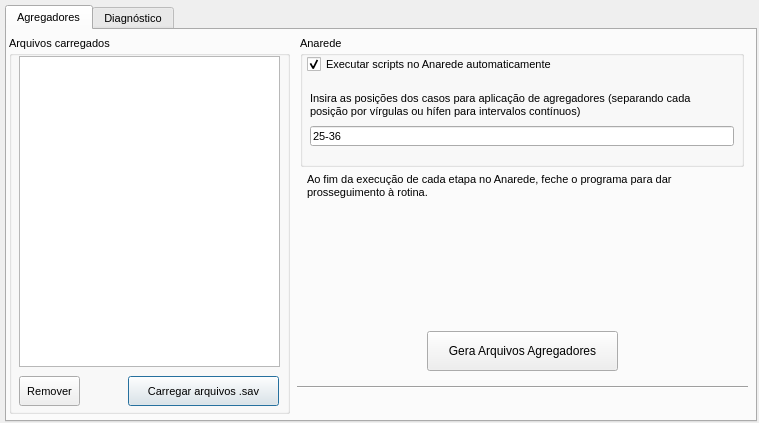
<?xml version="1.0" encoding="UTF-8"?>
<ui version="4.0">
 <author>Samir Ferreira</author>
 <class>Janela</class>
 <widget class="QDialog" name="Janela">
  <property name="geometry">
   <rect>
    <x>0</x>
    <y>0</y>
    <width>759</width>
    <height>423</height>
   </rect>
  </property>
  <property name="windowTitle">
   <string>Diagnóstico PD - Arquivos auxiliares  ─  v1.0 (nov-2020)</string>
  </property>
  <property name="windowIcon">
   <iconset resource="../recursos.qrc">
    <normaloff>:/icones/epe</normaloff>:/icones/epe</iconset>
  </property>
  <widget class="QTabWidget" name="tabWidget">
   <property name="geometry">
    <rect>
     <x>5</x>
     <y>5</y>
     <width>752</width>
     <height>417</height>
    </rect>
   </property>
   <property name="font">
    <font>
     <pointsize>8</pointsize>
    </font>
   </property>
   <property name="whatsThis">
    <string>&lt;html&gt;&lt;head/&gt;&lt;body&gt;&lt;p&gt;&lt;br/&gt;&lt;/p&gt;&lt;/body&gt;&lt;/html&gt;</string>
   </property>
   <property name="currentIndex">
    <number>0</number>
   </property>
   <widget class="QWidget" name="tab_agreg">
    <attribute name="title">
     <string>Agregadores</string>
    </attribute>
    <widget class="QGroupBox" name="groupBox_arqvs_carregados_agreg">
     <property name="geometry">
      <rect>
       <x>2</x>
       <y>6</y>
       <width>281</width>
       <height>378</height>
      </rect>
     </property>
     <property name="title">
      <string>Arquivos carregados</string>
     </property>
     <widget class="QListView" name="listView_arqv_carregados_agreg">
      <property name="geometry">
       <rect>
        <x>10</x>
        <y>20</y>
        <width>261</width>
        <height>311</height>
       </rect>
      </property>
      <property name="cursor" stdset="0">
       <cursorShape>PointingHandCursor</cursorShape>
      </property>
      <property name="whatsThis">
       <string>&lt;html&gt;&lt;head/&gt;&lt;body&gt;&lt;p&gt;Lista de casos carregados (.pwf/.sav) com base nos quais serão gerados os dados de agregadores.&lt;/p&gt;&lt;/body&gt;&lt;/html&gt;</string>
      </property>
      <property name="selectionMode">
       <enum>QAbstractItemView::ExtendedSelection</enum>
      </property>
     </widget>
     <widget class="QPushButton" name="pushButton_carrega_arqvs_agreg">
      <property name="geometry">
       <rect>
        <x>119</x>
        <y>340</y>
        <width>151</width>
        <height>30</height>
       </rect>
      </property>
      <property name="whatsThis">
       <string>&lt;html&gt;&lt;head/&gt;&lt;body&gt;&lt;p&gt;Permite selecionar e carregar arquivos .pwf/.sav nos quais se deseja aplicar os dados de agregadores.&lt;/p&gt;&lt;/body&gt;&lt;/html&gt;</string>
      </property>
      <property name="text">
       <string>Carregar arquivos .sav</string>
      </property>
      <property name="icon">
       <iconset resource="../recursos.qrc">
        <normaloff>:/icones/sav</normaloff>:/icones/sav</iconset>
      </property>
     </widget>
     <widget class="QPushButton" name="pushButton_remover_agreg">
      <property name="geometry">
       <rect>
        <x>10</x>
        <y>340</y>
        <width>61</width>
        <height>30</height>
       </rect>
      </property>
      <property name="text">
       <string>Remover</string>
      </property>
     </widget>
    </widget>
    <widget class="QCheckBox" name="cb_anarede">
     <property name="geometry">
      <rect>
       <x>300</x>
       <y>26</y>
       <width>263</width>
       <height>17</height>
      </rect>
     </property>
     <property name="text">
      <string>Executar scripts no Anarede automaticamente</string>
     </property>
     <property name="icon">
      <iconset resource="../recursos.qrc">
       <normaloff>:/icones/anarede</normaloff>:/icones/anarede</iconset>
     </property>
     <property name="checked">
      <bool>true</bool>
     </property>
    </widget>
    <widget class="QGroupBox" name="groupBox">
     <property name="geometry">
      <rect>
       <x>293</x>
       <y>6</y>
       <width>444</width>
       <height>131</height>
      </rect>
     </property>
     <property name="whatsThis">
      <string>Seleciona aplicação automática dos scripts de agregadores no histórico selecionado. Caso seja deixada deselecionada apenas gera os scripts de agregadores, para posterior aplicação.</string>
     </property>
     <property name="title">
      <string>Anarede</string>
     </property>
     <widget class="QLineEdit" name="le_posicoes">
      <property name="geometry">
       <rect>
        <x>10</x>
        <y>90</y>
        <width>424</width>
        <height>20</height>
       </rect>
      </property>
      <property name="text">
       <string>25-36</string>
      </property>
     </widget>
     <widget class="QLabel" name="label">
      <property name="geometry">
       <rect>
        <x>10</x>
        <y>53</y>
        <width>421</width>
        <height>31</height>
       </rect>
      </property>
      <property name="text">
       <string>Insira as posições dos casos para aplicação de agregadores (separando cada posição por vírgulas ou hífen para intervalos contínuos)</string>
      </property>
      <property name="wordWrap">
       <bool>true</bool>
      </property>
     </widget>
    </widget>
    <widget class="QPushButton" name="pushButton_saida_agreg">
     <property name="geometry">
      <rect>
       <x>420</x>
       <y>301</y>
       <width>191</width>
       <height>40</height>
      </rect>
     </property>
     <property name="font">
      <font>
       <pointsize>9</pointsize>
      </font>
     </property>
     <property name="whatsThis">
      <string extracomment="Gera a tabela de contingências no formato .xlsx">&lt;html&gt;&lt;head/&gt;&lt;body&gt;&lt;p&gt;Inicia rotina para geração e aplicação de dados de agregadores nos casos selecionados. &lt;/p&gt;&lt;/body&gt;&lt;/html&gt;</string>
     </property>
     <property name="text">
      <string>Gera Arquivos Agregadores</string>
     </property>
     <property name="icon">
      <iconset resource="../recursos.qrc">
       <normaloff>:/icones/doc</normaloff>:/icones/doc</iconset>
     </property>
    </widget>
    <widget class="Line" name="line_4">
     <property name="geometry">
      <rect>
       <x>290</x>
       <y>347</y>
       <width>451</width>
       <height>20</height>
      </rect>
     </property>
     <property name="orientation">
      <enum>Qt::Horizontal</enum>
     </property>
    </widget>
    <widget class="QLabel" name="label_agreg">
     <property name="geometry">
      <rect>
       <x>290</x>
       <y>365</y>
       <width>441</width>
       <height>20</height>
      </rect>
     </property>
     <property name="font">
      <font>
       <pointsize>8</pointsize>
      </font>
     </property>
     <property name="layoutDirection">
      <enum>Qt::LeftToRight</enum>
     </property>
     <property name="text">
      <string/>
     </property>
     <property name="alignment">
      <set>Qt::AlignBottom|Qt::AlignRight|Qt::AlignTrailing</set>
     </property>
    </widget>
    <widget class="QLabel" name="label_instrucao">
     <property name="geometry">
      <rect>
       <x>300</x>
       <y>130</y>
       <width>431</width>
       <height>51</height>
      </rect>
     </property>
     <property name="text">
      <string>Ao fim da execução de cada etapa no Anarede, feche o programa para dar prosseguimento à rotina.</string>
     </property>
     <property name="wordWrap">
      <bool>true</bool>
     </property>
    </widget>
    <zorder>groupBox</zorder>
    <zorder>groupBox_arqvs_carregados_agreg</zorder>
    <zorder>cb_anarede</zorder>
    <zorder>pushButton_saida_agreg</zorder>
    <zorder>line_4</zorder>
    <zorder>label_agreg</zorder>
    <zorder>label_instrucao</zorder>
   </widget>
   <widget class="QWidget" name="tab_diag">
    <attribute name="title">
     <string>Diagnóstico</string>
    </attribute>
    <widget class="QLabel" name="label_loading">
     <property name="geometry">
      <rect>
       <x>299</x>
       <y>359</y>
       <width>281</width>
       <height>20</height>
      </rect>
     </property>
     <property name="font">
      <font>
       <pointsize>8</pointsize>
      </font>
     </property>
     <property name="layoutDirection">
      <enum>Qt::LeftToRight</enum>
     </property>
     <property name="text">
      <string/>
     </property>
     <property name="alignment">
      <set>Qt::AlignBottom|Qt::AlignRight|Qt::AlignTrailing</set>
     </property>
    </widget>
    <widget class="QGroupBox" name="groupBox_filtros">
     <property name="geometry">
      <rect>
       <x>293</x>
       <y>6</y>
       <width>445</width>
       <height>281</height>
      </rect>
     </property>
     <property name="whatsThis">
      <string>&lt;html&gt;&lt;head/&gt;&lt;body&gt;&lt;p&gt;Área de seleção de filtros para listagem de barras e circuitos a serem monitorados e contingenciados nas análises. Do universo de barras e circuitos constantes nos arquivos .pwf carregados, apenas os que passarem no filtro definido aqui constarão nos arquivos resultantes. &lt;/p&gt;&lt;/body&gt;&lt;/html&gt;</string>
     </property>
     <property name="title">
      <string>Filtros</string>
     </property>
     <widget class="QGroupBox" name="groupBox_v_monitora">
      <property name="geometry">
       <rect>
        <x>154</x>
        <y>20</y>
        <width>281</width>
        <height>121</height>
       </rect>
      </property>
      <property name="title">
       <string>Tensões - Monitorar</string>
      </property>
      <widget class="QCheckBox" name="cb_l69m">
       <property name="geometry">
        <rect>
         <x>10</x>
         <y>50</y>
         <width>61</width>
         <height>17</height>
        </rect>
       </property>
       <property name="text">
        <string>&lt;69 kV</string>
       </property>
      </widget>
      <widget class="QCheckBox" name="cb_88m">
       <property name="geometry">
        <rect>
         <x>10</x>
         <y>70</y>
         <width>61</width>
         <height>17</height>
        </rect>
       </property>
       <property name="text">
        <string> 88 kV</string>
       </property>
       <property name="checked">
        <bool>true</bool>
       </property>
      </widget>
      <widget class="QCheckBox" name="cb_115m">
       <property name="geometry">
        <rect>
         <x>70</x>
         <y>70</y>
         <width>61</width>
         <height>17</height>
        </rect>
       </property>
       <property name="text">
        <string>115 kV</string>
       </property>
       <property name="checked">
        <bool>true</bool>
       </property>
      </widget>
      <widget class="QCheckBox" name="cb_138m">
       <property name="geometry">
        <rect>
         <x>10</x>
         <y>90</y>
         <width>61</width>
         <height>17</height>
        </rect>
       </property>
       <property name="text">
        <string>138 kV</string>
       </property>
       <property name="checked">
        <bool>true</bool>
       </property>
      </widget>
      <widget class="QCheckBox" name="cb_161m">
       <property name="geometry">
        <rect>
         <x>70</x>
         <y>90</y>
         <width>61</width>
         <height>17</height>
        </rect>
       </property>
       <property name="text">
        <string>161 kV</string>
       </property>
       <property name="checked">
        <bool>true</bool>
       </property>
      </widget>
      <widget class="Line" name="line">
       <property name="geometry">
        <rect>
         <x>130</x>
         <y>50</y>
         <width>20</width>
         <height>61</height>
        </rect>
       </property>
       <property name="orientation">
        <enum>Qt::Vertical</enum>
       </property>
      </widget>
      <widget class="QCheckBox" name="cb_230m">
       <property name="geometry">
        <rect>
         <x>160</x>
         <y>50</y>
         <width>61</width>
         <height>17</height>
        </rect>
       </property>
       <property name="text">
        <string>230 kV</string>
       </property>
       <property name="checked">
        <bool>true</bool>
       </property>
      </widget>
      <widget class="QCheckBox" name="cb_440m">
       <property name="geometry">
        <rect>
         <x>160</x>
         <y>70</y>
         <width>61</width>
         <height>17</height>
        </rect>
       </property>
       <property name="text">
        <string>440 kV</string>
       </property>
       <property name="checked">
        <bool>true</bool>
       </property>
      </widget>
      <widget class="QCheckBox" name="cb_345m">
       <property name="geometry">
        <rect>
         <x>220</x>
         <y>50</y>
         <width>61</width>
         <height>17</height>
        </rect>
       </property>
       <property name="text">
        <string>345 kV</string>
       </property>
       <property name="checked">
        <bool>true</bool>
       </property>
      </widget>
      <widget class="QCheckBox" name="cb_525m">
       <property name="geometry">
        <rect>
         <x>160</x>
         <y>90</y>
         <width>61</width>
         <height>17</height>
        </rect>
       </property>
       <property name="text">
        <string>525 kV</string>
       </property>
       <property name="checked">
        <bool>true</bool>
       </property>
      </widget>
      <widget class="QCheckBox" name="cb_500m">
       <property name="geometry">
        <rect>
         <x>220</x>
         <y>70</y>
         <width>61</width>
         <height>17</height>
        </rect>
       </property>
       <property name="text">
        <string>500 kV</string>
       </property>
       <property name="checked">
        <bool>true</bool>
       </property>
      </widget>
      <widget class="QCheckBox" name="cb_765m">
       <property name="geometry">
        <rect>
         <x>220</x>
         <y>90</y>
         <width>61</width>
         <height>17</height>
        </rect>
       </property>
       <property name="text">
        <string>765 kV</string>
       </property>
       <property name="checked">
        <bool>true</bool>
       </property>
      </widget>
      <widget class="QCheckBox" name="cb_allDISTRm">
       <property name="geometry">
        <rect>
         <x>30</x>
         <y>20</y>
         <width>81</width>
         <height>17</height>
        </rect>
       </property>
       <property name="font">
        <font>
         <pointsize>8</pointsize>
        </font>
       </property>
       <property name="text">
        <string>Todas Distr.</string>
       </property>
       <property name="checked">
        <bool>true</bool>
       </property>
      </widget>
      <widget class="QCheckBox" name="cb_allRBm">
       <property name="geometry">
        <rect>
         <x>180</x>
         <y>20</y>
         <width>71</width>
         <height>17</height>
        </rect>
       </property>
       <property name="text">
        <string>Todas RB</string>
       </property>
       <property name="checked">
        <bool>true</bool>
       </property>
      </widget>
      <widget class="QCheckBox" name="cb_69m">
       <property name="geometry">
        <rect>
         <x>70</x>
         <y>50</y>
         <width>61</width>
         <height>17</height>
        </rect>
       </property>
       <property name="text">
        <string> 69 kV</string>
       </property>
       <property name="checked">
        <bool>true</bool>
       </property>
      </widget>
     </widget>
     <widget class="QGroupBox" name="groupBox_v_conting">
      <property name="geometry">
       <rect>
        <x>154</x>
        <y>150</y>
        <width>281</width>
        <height>121</height>
       </rect>
      </property>
      <property name="title">
       <string>Tensões - Contingências</string>
      </property>
      <widget class="Line" name="line_2">
       <property name="geometry">
        <rect>
         <x>130</x>
         <y>50</y>
         <width>20</width>
         <height>61</height>
        </rect>
       </property>
       <property name="orientation">
        <enum>Qt::Vertical</enum>
       </property>
      </widget>
      <widget class="QCheckBox" name="cb_allDISTRc">
       <property name="geometry">
        <rect>
         <x>30</x>
         <y>20</y>
         <width>81</width>
         <height>17</height>
        </rect>
       </property>
       <property name="font">
        <font>
         <pointsize>8</pointsize>
        </font>
       </property>
       <property name="text">
        <string>Todas Distr.</string>
       </property>
      </widget>
      <widget class="QCheckBox" name="cb_88c">
       <property name="geometry">
        <rect>
         <x>10</x>
         <y>70</y>
         <width>61</width>
         <height>17</height>
        </rect>
       </property>
       <property name="text">
        <string> 88 kV</string>
       </property>
      </widget>
      <widget class="QCheckBox" name="cb_525c">
       <property name="geometry">
        <rect>
         <x>160</x>
         <y>90</y>
         <width>61</width>
         <height>17</height>
        </rect>
       </property>
       <property name="text">
        <string>525 kV</string>
       </property>
       <property name="checked">
        <bool>true</bool>
       </property>
      </widget>
      <widget class="QCheckBox" name="cb_115c">
       <property name="geometry">
        <rect>
         <x>70</x>
         <y>70</y>
         <width>61</width>
         <height>17</height>
        </rect>
       </property>
       <property name="text">
        <string>115 kV</string>
       </property>
      </widget>
      <widget class="QCheckBox" name="cb_345c">
       <property name="geometry">
        <rect>
         <x>220</x>
         <y>50</y>
         <width>61</width>
         <height>17</height>
        </rect>
       </property>
       <property name="text">
        <string>345 kV</string>
       </property>
       <property name="checked">
        <bool>true</bool>
       </property>
      </widget>
      <widget class="QCheckBox" name="cb_440c">
       <property name="geometry">
        <rect>
         <x>160</x>
         <y>70</y>
         <width>61</width>
         <height>17</height>
        </rect>
       </property>
       <property name="text">
        <string>440 kV</string>
       </property>
       <property name="checked">
        <bool>true</bool>
       </property>
      </widget>
      <widget class="QCheckBox" name="cb_allRBc">
       <property name="geometry">
        <rect>
         <x>180</x>
         <y>20</y>
         <width>71</width>
         <height>17</height>
        </rect>
       </property>
       <property name="text">
        <string>Todas RB</string>
       </property>
       <property name="checked">
        <bool>true</bool>
       </property>
      </widget>
      <widget class="QCheckBox" name="cb_l69c">
       <property name="geometry">
        <rect>
         <x>10</x>
         <y>50</y>
         <width>61</width>
         <height>17</height>
        </rect>
       </property>
       <property name="text">
        <string>&lt;69 kV</string>
       </property>
      </widget>
      <widget class="QCheckBox" name="cb_161c">
       <property name="geometry">
        <rect>
         <x>70</x>
         <y>90</y>
         <width>61</width>
         <height>17</height>
        </rect>
       </property>
       <property name="text">
        <string>161 kV</string>
       </property>
      </widget>
      <widget class="QCheckBox" name="cb_500c">
       <property name="geometry">
        <rect>
         <x>220</x>
         <y>70</y>
         <width>61</width>
         <height>17</height>
        </rect>
       </property>
       <property name="text">
        <string>500 kV</string>
       </property>
       <property name="checked">
        <bool>true</bool>
       </property>
      </widget>
      <widget class="QCheckBox" name="cb_138c">
       <property name="geometry">
        <rect>
         <x>10</x>
         <y>90</y>
         <width>61</width>
         <height>17</height>
        </rect>
       </property>
       <property name="text">
        <string>138 kV</string>
       </property>
      </widget>
      <widget class="QCheckBox" name="cb_765c">
       <property name="geometry">
        <rect>
         <x>220</x>
         <y>90</y>
         <width>61</width>
         <height>17</height>
        </rect>
       </property>
       <property name="text">
        <string>765 kV</string>
       </property>
       <property name="checked">
        <bool>true</bool>
       </property>
      </widget>
      <widget class="QCheckBox" name="cb_230c">
       <property name="geometry">
        <rect>
         <x>160</x>
         <y>50</y>
         <width>61</width>
         <height>17</height>
        </rect>
       </property>
       <property name="text">
        <string>230 kV</string>
       </property>
       <property name="checked">
        <bool>true</bool>
       </property>
      </widget>
      <widget class="QCheckBox" name="cb_69c">
       <property name="geometry">
        <rect>
         <x>70</x>
         <y>50</y>
         <width>61</width>
         <height>17</height>
        </rect>
       </property>
       <property name="text">
        <string> 69 kV</string>
       </property>
      </widget>
     </widget>
     <widget class="QPushButton" name="pushButton_ignora">
      <property name="geometry">
       <rect>
        <x>36</x>
        <y>239</y>
        <width>81</width>
        <height>31</height>
       </rect>
      </property>
      <property name="whatsThis">
       <string>&lt;html&gt;&lt;head/&gt;&lt;body&gt;&lt;p&gt;Abre para edição a lista de barras que não devem fazer parte do monitoramento, nem de contingências. Geralmente constam barras de sistemas isolados (Madeira, Itaipu 50Hz), terminais de elos CC, consumidores livres e barras específicas quaisquer. Barras que estejam identificadas com geração por agregadores não precisam ser incluídas pois o programa já as reconhece e exclui da listagem. &lt;/p&gt;&lt;/body&gt;&lt;/html&gt;</string>
      </property>
      <property name="text">
       <string>Lista IGNORA</string>
      </property>
     </widget>
     <widget class="QGroupBox" name="groupBox_ufs">
      <property name="geometry">
       <rect>
        <x>10</x>
        <y>20</y>
        <width>135</width>
        <height>211</height>
       </rect>
      </property>
      <property name="title">
       <string>UF's</string>
      </property>
      <widget class="QCheckBox" name="cb_AC">
       <property name="geometry">
        <rect>
         <x>10</x>
         <y>20</y>
         <width>41</width>
         <height>17</height>
        </rect>
       </property>
       <property name="text">
        <string>AC</string>
       </property>
      </widget>
      <widget class="QCheckBox" name="cb_AL">
       <property name="geometry">
        <rect>
         <x>10</x>
         <y>40</y>
         <width>41</width>
         <height>17</height>
        </rect>
       </property>
       <property name="text">
        <string>AL</string>
       </property>
      </widget>
      <widget class="QCheckBox" name="cb_AP">
       <property name="geometry">
        <rect>
         <x>10</x>
         <y>80</y>
         <width>41</width>
         <height>17</height>
        </rect>
       </property>
       <property name="text">
        <string>AP</string>
       </property>
      </widget>
      <widget class="QCheckBox" name="cb_AM">
       <property name="geometry">
        <rect>
         <x>10</x>
         <y>60</y>
         <width>41</width>
         <height>17</height>
        </rect>
       </property>
       <property name="text">
        <string>AM</string>
       </property>
      </widget>
      <widget class="QCheckBox" name="cb_CE">
       <property name="geometry">
        <rect>
         <x>10</x>
         <y>120</y>
         <width>41</width>
         <height>17</height>
        </rect>
       </property>
       <property name="text">
        <string>CE</string>
       </property>
      </widget>
      <widget class="QCheckBox" name="cb_BA">
       <property name="geometry">
        <rect>
         <x>10</x>
         <y>100</y>
         <width>41</width>
         <height>17</height>
        </rect>
       </property>
       <property name="text">
        <string>BA</string>
       </property>
      </widget>
      <widget class="QCheckBox" name="cb_DF">
       <property name="geometry">
        <rect>
         <x>10</x>
         <y>140</y>
         <width>41</width>
         <height>17</height>
        </rect>
       </property>
       <property name="text">
        <string>DF</string>
       </property>
      </widget>
      <widget class="QCheckBox" name="cb_MS">
       <property name="geometry">
        <rect>
         <x>50</x>
         <y>60</y>
         <width>41</width>
         <height>17</height>
        </rect>
       </property>
       <property name="text">
        <string>MS</string>
       </property>
      </widget>
      <widget class="QCheckBox" name="cb_MG">
       <property name="geometry">
        <rect>
         <x>50</x>
         <y>40</y>
         <width>41</width>
         <height>17</height>
        </rect>
       </property>
       <property name="text">
        <string>MG</string>
       </property>
      </widget>
      <widget class="QCheckBox" name="cb_GO">
       <property name="geometry">
        <rect>
         <x>10</x>
         <y>180</y>
         <width>41</width>
         <height>17</height>
        </rect>
       </property>
       <property name="text">
        <string>GO</string>
       </property>
      </widget>
      <widget class="QCheckBox" name="cb_MA">
       <property name="geometry">
        <rect>
         <x>50</x>
         <y>20</y>
         <width>41</width>
         <height>17</height>
        </rect>
       </property>
       <property name="text">
        <string>MA</string>
       </property>
      </widget>
      <widget class="QCheckBox" name="cb_ES">
       <property name="geometry">
        <rect>
         <x>10</x>
         <y>160</y>
         <width>41</width>
         <height>17</height>
        </rect>
       </property>
       <property name="text">
        <string>ES</string>
       </property>
      </widget>
      <widget class="QCheckBox" name="cb_PA">
       <property name="geometry">
        <rect>
         <x>50</x>
         <y>100</y>
         <width>41</width>
         <height>17</height>
        </rect>
       </property>
       <property name="text">
        <string>PA</string>
       </property>
      </widget>
      <widget class="QCheckBox" name="cb_MT">
       <property name="geometry">
        <rect>
         <x>50</x>
         <y>80</y>
         <width>41</width>
         <height>17</height>
        </rect>
       </property>
       <property name="text">
        <string>MT</string>
       </property>
      </widget>
      <widget class="QCheckBox" name="cb_RJ">
       <property name="geometry">
        <rect>
         <x>90</x>
         <y>20</y>
         <width>41</width>
         <height>17</height>
        </rect>
       </property>
       <property name="text">
        <string>RJ</string>
       </property>
      </widget>
      <widget class="QCheckBox" name="cb_SE">
       <property name="geometry">
        <rect>
         <x>90</x>
         <y>140</y>
         <width>41</width>
         <height>17</height>
        </rect>
       </property>
       <property name="text">
        <string>SE</string>
       </property>
      </widget>
      <widget class="QCheckBox" name="cb_RS">
       <property name="geometry">
        <rect>
         <x>90</x>
         <y>100</y>
         <width>41</width>
         <height>17</height>
        </rect>
       </property>
       <property name="text">
        <string>RS</string>
       </property>
      </widget>
      <widget class="QCheckBox" name="cb_PR">
       <property name="geometry">
        <rect>
         <x>50</x>
         <y>180</y>
         <width>41</width>
         <height>17</height>
        </rect>
       </property>
       <property name="text">
        <string>PR</string>
       </property>
      </widget>
      <widget class="QCheckBox" name="cb_PE">
       <property name="geometry">
        <rect>
         <x>50</x>
         <y>140</y>
         <width>41</width>
         <height>17</height>
        </rect>
       </property>
       <property name="text">
        <string>PE</string>
       </property>
      </widget>
      <widget class="QCheckBox" name="cb_TO">
       <property name="geometry">
        <rect>
         <x>90</x>
         <y>180</y>
         <width>41</width>
         <height>17</height>
        </rect>
       </property>
       <property name="text">
        <string>TO</string>
       </property>
      </widget>
      <widget class="QCheckBox" name="cb_SC">
       <property name="geometry">
        <rect>
         <x>90</x>
         <y>120</y>
         <width>41</width>
         <height>17</height>
        </rect>
       </property>
       <property name="text">
        <string>SC</string>
       </property>
      </widget>
      <widget class="QCheckBox" name="cb_PI">
       <property name="geometry">
        <rect>
         <x>50</x>
         <y>160</y>
         <width>41</width>
         <height>17</height>
        </rect>
       </property>
       <property name="text">
        <string>PI</string>
       </property>
      </widget>
      <widget class="QCheckBox" name="cb_RR">
       <property name="geometry">
        <rect>
         <x>90</x>
         <y>80</y>
         <width>41</width>
         <height>17</height>
        </rect>
       </property>
       <property name="text">
        <string>RR</string>
       </property>
      </widget>
      <widget class="QCheckBox" name="cb_PB">
       <property name="geometry">
        <rect>
         <x>50</x>
         <y>120</y>
         <width>41</width>
         <height>17</height>
        </rect>
       </property>
       <property name="text">
        <string>PB</string>
       </property>
      </widget>
      <widget class="QCheckBox" name="cb_RN">
       <property name="geometry">
        <rect>
         <x>90</x>
         <y>40</y>
         <width>41</width>
         <height>17</height>
        </rect>
       </property>
       <property name="text">
        <string>RN</string>
       </property>
      </widget>
      <widget class="QCheckBox" name="cb_RO">
       <property name="geometry">
        <rect>
         <x>90</x>
         <y>60</y>
         <width>41</width>
         <height>17</height>
        </rect>
       </property>
       <property name="text">
        <string>RO</string>
       </property>
      </widget>
      <widget class="QCheckBox" name="cb_SP">
       <property name="geometry">
        <rect>
         <x>90</x>
         <y>160</y>
         <width>41</width>
         <height>17</height>
        </rect>
       </property>
       <property name="text">
        <string>SP</string>
       </property>
      </widget>
     </widget>
    </widget>
    <widget class="QPushButton" name="pushButton_saida">
     <property name="geometry">
      <rect>
       <x>420</x>
       <y>301</y>
       <width>191</width>
       <height>40</height>
      </rect>
     </property>
     <property name="font">
      <font>
       <pointsize>9</pointsize>
      </font>
     </property>
     <property name="whatsThis">
      <string extracomment="Gera a tabela de contingências no formato .xlsx">&lt;html&gt;&lt;head/&gt;&lt;body&gt;&lt;p&gt;Cria Tabela de Contingência com base nos dados dos arquivos .pwf carregados e dos filtros selecionados. Basta copiar os dados dessa tabela para seu programa de contingências preferido (REDE ou PAD). &lt;/p&gt;&lt;/body&gt;&lt;/html&gt;</string>
     </property>
     <property name="text">
      <string>Gera Arquivos Diagnóstico</string>
     </property>
     <property name="icon">
      <iconset resource="../recursos.qrc">
       <normaloff>:/icones/doc</normaloff>:/icones/doc</iconset>
     </property>
    </widget>
    <widget class="QGroupBox" name="groupBox_arqvs_carregados">
     <property name="geometry">
      <rect>
       <x>2</x>
       <y>6</y>
       <width>281</width>
       <height>378</height>
      </rect>
     </property>
     <property name="title">
      <string>Arquivos carregados</string>
     </property>
     <widget class="QListView" name="listView_arqv_carregados">
      <property name="geometry">
       <rect>
        <x>10</x>
        <y>20</y>
        <width>261</width>
        <height>311</height>
       </rect>
      </property>
      <property name="cursor" stdset="0">
       <cursorShape>PointingHandCursor</cursorShape>
      </property>
      <property name="whatsThis">
       <string>&lt;html&gt;&lt;head/&gt;&lt;body&gt;&lt;p&gt;Lista de casos carregados (.pwf) com base nos quais serão gerados os arquivos auxiliares para análise de contingência.&lt;/p&gt;&lt;/body&gt;&lt;/html&gt;</string>
      </property>
      <property name="selectionMode">
       <enum>QAbstractItemView::ExtendedSelection</enum>
      </property>
     </widget>
     <widget class="QPushButton" name="pushButton_carrega_arqvs">
      <property name="geometry">
       <rect>
        <x>119</x>
        <y>340</y>
        <width>151</width>
        <height>30</height>
       </rect>
      </property>
      <property name="whatsThis">
       <string>&lt;html&gt;&lt;head/&gt;&lt;body&gt;&lt;p&gt;Permite selecionar e carregar arquivos .pwf de casos nos quais se deseja fazer a análise de contingências.&lt;/p&gt;&lt;/body&gt;&lt;/html&gt;</string>
      </property>
      <property name="text">
       <string>Carregar arquivos .pwf</string>
      </property>
      <property name="icon">
       <iconset resource="../recursos.qrc">
        <normaloff>:/icones/pwf</normaloff>:/icones/pwf</iconset>
      </property>
     </widget>
     <widget class="QPushButton" name="pushButton_remover">
      <property name="geometry">
       <rect>
        <x>10</x>
        <y>340</y>
        <width>61</width>
        <height>30</height>
       </rect>
      </property>
      <property name="text">
       <string>Remover</string>
      </property>
     </widget>
    </widget>
    <widget class="QProgressBar" name="progressBar">
     <property name="enabled">
      <bool>true</bool>
     </property>
     <property name="geometry">
      <rect>
       <x>584</x>
       <y>363</y>
       <width>160</width>
       <height>20</height>
      </rect>
     </property>
     <property name="value">
      <number>0</number>
     </property>
     <property name="textVisible">
      <bool>true</bool>
     </property>
     <property name="invertedAppearance">
      <bool>false</bool>
     </property>
    </widget>
    <widget class="Line" name="line_3">
     <property name="geometry">
      <rect>
       <x>290</x>
       <y>347</y>
       <width>451</width>
       <height>20</height>
      </rect>
     </property>
     <property name="orientation">
      <enum>Qt::Horizontal</enum>
     </property>
    </widget>
   </widget>
  </widget>
 </widget>
 <tabstops>
  <tabstop>pushButton_carrega_arqvs</tabstop>
  <tabstop>pushButton_saida</tabstop>
  <tabstop>listView_arqv_carregados</tabstop>
  <tabstop>pushButton_remover</tabstop>
  <tabstop>cb_AC</tabstop>
  <tabstop>cb_AL</tabstop>
  <tabstop>cb_AM</tabstop>
  <tabstop>cb_AP</tabstop>
  <tabstop>cb_BA</tabstop>
  <tabstop>cb_CE</tabstop>
  <tabstop>cb_DF</tabstop>
  <tabstop>cb_ES</tabstop>
  <tabstop>cb_GO</tabstop>
  <tabstop>cb_MA</tabstop>
  <tabstop>cb_MG</tabstop>
  <tabstop>cb_MS</tabstop>
  <tabstop>cb_MT</tabstop>
  <tabstop>cb_PA</tabstop>
  <tabstop>cb_PB</tabstop>
  <tabstop>cb_PE</tabstop>
  <tabstop>cb_PI</tabstop>
  <tabstop>cb_PR</tabstop>
  <tabstop>cb_RJ</tabstop>
  <tabstop>cb_RN</tabstop>
  <tabstop>cb_RO</tabstop>
  <tabstop>cb_RR</tabstop>
  <tabstop>cb_RS</tabstop>
  <tabstop>cb_SC</tabstop>
  <tabstop>cb_SE</tabstop>
  <tabstop>cb_SP</tabstop>
  <tabstop>cb_TO</tabstop>
  <tabstop>cb_allDISTRm</tabstop>
  <tabstop>cb_l69m</tabstop>
  <tabstop>cb_69m</tabstop>
  <tabstop>cb_88m</tabstop>
  <tabstop>cb_115m</tabstop>
  <tabstop>cb_138m</tabstop>
  <tabstop>cb_161m</tabstop>
  <tabstop>cb_allRBm</tabstop>
  <tabstop>cb_230m</tabstop>
  <tabstop>cb_345m</tabstop>
  <tabstop>cb_440m</tabstop>
  <tabstop>cb_500m</tabstop>
  <tabstop>cb_525m</tabstop>
  <tabstop>cb_765m</tabstop>
  <tabstop>cb_allDISTRc</tabstop>
  <tabstop>cb_l69c</tabstop>
  <tabstop>cb_69c</tabstop>
  <tabstop>cb_88c</tabstop>
  <tabstop>cb_115c</tabstop>
  <tabstop>cb_138c</tabstop>
  <tabstop>cb_161c</tabstop>
  <tabstop>cb_allRBc</tabstop>
  <tabstop>cb_230c</tabstop>
  <tabstop>cb_345c</tabstop>
  <tabstop>cb_440c</tabstop>
  <tabstop>cb_500c</tabstop>
  <tabstop>cb_525c</tabstop>
  <tabstop>cb_765c</tabstop>
  <tabstop>pushButton_ignora</tabstop>
 </tabstops>
 <resources>
  <include location="../recursos.qrc"/>
 </resources>
 <connections/>
</ui>
